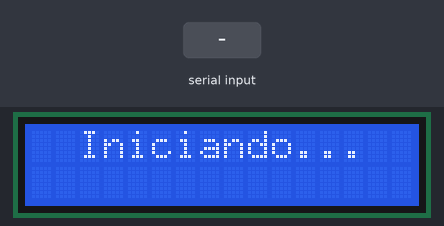
The sketch below on a simulated Arduino Uno, built with avr-gcc and run on an emulated ATmega328P. Parts: 16×2 character LCD. Inputs (shaded band) come from the test bench. What the sketch prints to the serial monitor is not drawn.

Above: at 4.3 s.
4.4 s: "1" received over Serial
At 6.2 s:
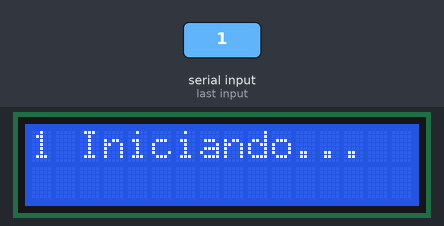
6.9 s: "0" received over Serial
At 9.1 s:
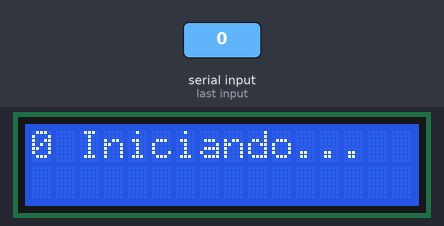
9.4 s: "2" received over Serial
At 11.3 s:
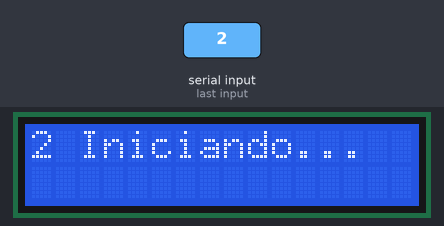
Timing chart, 0 to 12.8 s (numbered marks = the images above; inputs shaded):
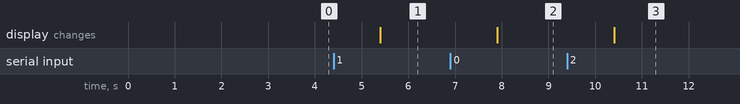

Measured:
- after the input at 4.4 s, the display: changes after 1.0 s (image 1)
- after the input at 6.9 s, the display: changes after 1.0 s (image 2)
- after the input at 9.4 s, the display: changes after 1.0 s (image 3)

The sketch:

FirmwareArduino.ino
```cpp
#include <Wire.h>
#include <LiquidCrystal_I2C.h>

#if defined(ARDUINO) && ARDUINO >= 100
#define printByte(args)  write(args);
#else
#define printByte(args)  print(args,BYTE);
#endif

uint8_t bell[8]  = {0x4,0xe,0xe,0xe,0x1f,0x0,0x4};
uint8_t note[8]  = {0x2,0x3,0x2,0xe,0x1e,0xc,0x0};
uint8_t clock[8] = {0x0,0xe,0x15,0x17,0x11,0xe,0x0};
uint8_t heart[8] = {0x0,0xa,0x1f,0x1f,0xe,0x4,0x0};
uint8_t duck[8]  = {0x0,0xc,0x1d,0xf,0xf,0x6,0x0};
uint8_t check[8] = {0x0,0x1,0x3,0x16,0x1c,0x8,0x0};
uint8_t cross[8] = {0x0,0x1b,0xe,0x4,0xe,0x1b,0x0};
uint8_t retarrow[8] = {  0x1,0x1,0x5,0x9,0x1f,0x8,0x4};

String dadosRecebidos = "";

LiquidCrystal_I2C lcd(0x27, 16, 2);
//LiquidCrystal_I2C lcd(0x27,20,4);  // set the LCD address to 0x27 for a 16 chars and 2 line display

void setup() {
  Serial.begin(9600);

  lcd.begin();
  //lcd.init();
  lcd.backlight();

  lcd.createChar(0, bell);
  lcd.createChar(1, note);
  lcd.createChar(2, clock);
  lcd.createChar(3, heart);
  lcd.createChar(4, duck);
  lcd.createChar(5, check);
  lcd.createChar(6, cross);
  lcd.createChar(7, retarrow);
  lcd.home();


  // lcd.print("Bem vindo!");
  // lcd.setCursor(0, 1);
  // lcd.print(" vc ");
  // lcd.printByte(3);
  lcd.print("  Iniciando...");
  lcd.setCursor(0, 1);
  delay(3000);

}

void loop() {
    Serial.write(" ");
        dadosRecebidos = Serial.readString();
        char dadosRecEmChar[dadosRecebidos.length()+1];
        dadosRecebidos.toCharArray(dadosRecEmChar, dadosRecebidos.length()+1);
        printFull(dadosRecEmChar);

}

void printFull(String texto){

      lcd.setCursor(0, 0);
      lcd.print(texto.substring(0,16));
      lcd.setCursor(0, 1);
      lcd.print(texto.substring(16,32));

}
```
